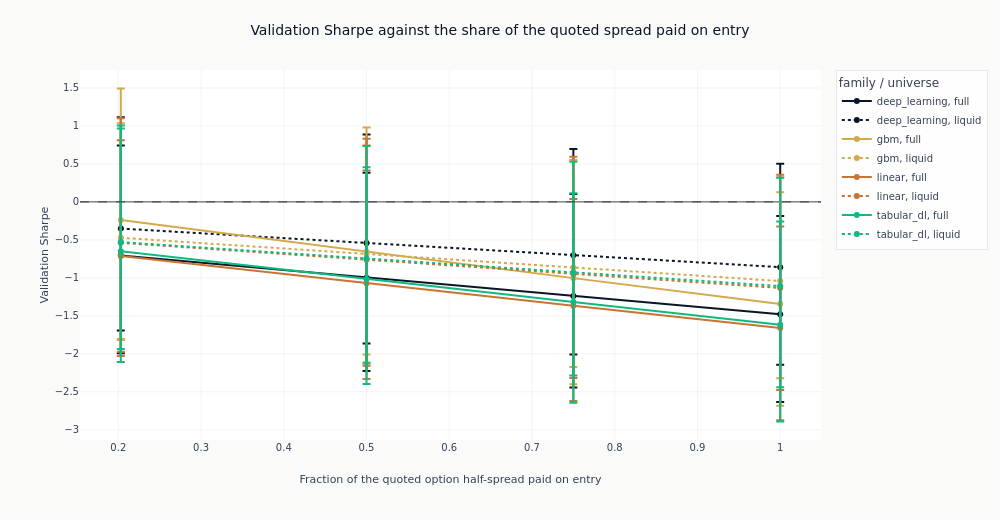

The notebook cell this image was saved under:
### Code cell
cost_figure = px.line(
    cost_curve.with_columns(
        ci95_upper=pl.col("sharpe_ci95_hi") - pl.col("sharpe"),
        ci95_lower=pl.col("sharpe") - pl.col("sharpe_ci95_lo"),
    ),
    x="spread_fraction",
    y="sharpe",
    color="family",
    line_dash="universe",
    markers=True,
    error_y="ci95_upper",
    error_y_minus="ci95_lower",
    hover_data=["backtest_hash", "sharpe_ci95_lo", "sharpe_ci95_hi"],
)
cost_figure.add_hline(y=0, line_width=1, line_dash="dash", line_color=COLORS["neutral"])
cost_figure.update_layout(
    title="Validation Sharpe against the share of the quoted spread paid on entry",
    height=520,
    width=1000,
    margin=dict(t=70),
    legend_title_text="family / universe",
)
cost_figure.update_xaxes(title_text="Fraction of the quoted option half-spread paid on entry")
cost_figure.update_yaxes(title_text="Validation Sharpe")
show_plotly_with_alt(
    cost_figure,
    "Line chart of validation Sharpe against the fraction of the quoted option half-spread paid "
    "on entry, one line per model family and option universe, each point carrying its "
    "block-bootstrap Sharpe interval as an error bar.",
)

### Figure 1 — Plotly figure (JSON) as saved in the notebook; plotly's stock layout.template omitted (floating-point values rounded to 4 significant figures)
{"data": [{"customdata": [["4b4259bd7ac9", -1.992, 0.7413], ["2509774311fa", -2.226, 0.3826], ["06f38ca73619", -2.444, 0.103], ["96f7abd129f2", -2.635, -0.1865]], "error_y": {"array": [1.448, 1.38, 1.343, 1.293], "arrayminus": [1.285, 1.228, 1.204, 1.155]}, "hovertemplate": "family=deep_learning<br>universe=full<br>spread_fraction=%{x}<br>sharpe=%{y}<br>backtest_hash=%{customdata[0]}<br>sharpe_ci95_lo=%{customdata[1]}<br>sharpe_ci95_hi=%{customdata[2]}<extra></extra>", "legendgroup": "deep_learning, full", "line": {"color": "#0a1628", "dash": "solid"}, "marker": {"symbol": "circle"}, "mode": "lines+markers", "name": "deep_learning, full", "orientation": "v", "showlegend": true, "type": "scatter", "x": [0.203, 0.5, 0.75, 1.0], "xaxis": "x", "y": [-0.7067, -0.9977, -1.24, -1.48], "yaxis": "y"}, {"customdata": [["5cd24cb567ce", -1.695, 1.115], ["d5160fc0175e", -1.866, 0.8863], ["f4a7a5d40e8f", -2.01, 0.6959], ["97ad74ee4475", -2.144, 0.502]], "error_y": {"array": [1.466, 1.428, 1.397, 1.362], "arrayminus": [1.343, 1.324, 1.309, 1.285]}, "hovertemplate": "family=deep_learning<br>universe=liquid<br>spread_fraction=%{x}<br>sharpe=%{y}<br>backtest_hash=%{customdata[0]}<br>sharpe_ci95_lo=%{customdata[1]}<br>sharpe_ci95_hi=%{customdata[2]}<extra></extra>", "legendgroup": "deep_learning, liquid", "line": {"color": "#0a1628", "dash": "dot"}, "marker": {"symbol": "circle"}, "mode": "lines+markers", "name": "deep_learning, liquid", "orientation": "v", "showlegend": true, "type": "scatter", "x": [0.203, 0.5, 0.75, 1.0], "xaxis": "x", "y": [-0.3513, -0.5417, -0.7011, -0.8596], "yaxis": "y"}, {"customdata": [["b7e69b9d0388", -1.806, 1.493], ["c08abb3f3b6e", -2.112, 0.9808], ["48b9dcff505e", -2.401, 0.5531], ["036f652717ca", -2.685, 0.1265]], "error_y": {"array": [1.733, 1.638, 1.557, 1.472], "arrayminus": [1.566, 1.455, 1.397, 1.34]}, "hovertemplate": "family=gbm<br>universe=full<br>spread_fraction=%{x}<br>sharpe=%{y}<br>backtest_hash=%{customdata[0]}<br>sharpe_ci95_lo=%{customdata[1]}<br>sharpe_ci95_hi=%{customdata[2]}<extra></extra>", "legendgroup": "gbm, full", "line": {"color": "#D4A84B", "dash": "solid"}, "marker": {"symbol": "circle"}, "mode": "lines+markers", "name": "gbm, full", "orientation": "v", "showlegend": true, "type": "scatter", "x": [0.203, 0.5, 0.75, 1.0], "xaxis": "x", "y": [-0.2398, -0.6568, -1.004, -1.346], "yaxis": "y"}, {"customdata": [["a070eb4e489a", -1.819, 1.036], ["b74f74ff1f07", -2.011, 0.7451], ["495d6129d8de", -2.173, 0.5458], ["37e3e158bc0e", -2.323, 0.324]], "error_y": {"array": [1.509, 1.431, 1.411, 1.367], "arrayminus": [1.346, 1.325, 1.309, 1.28]}, "hovertemplate": "family=gbm<br>universe=liquid<br>spread_fraction=%{x}<br>sharpe=%{y}<br>backtest_hash=%{customdata[0]}<br>sharpe_ci95_lo=%{customdata[1]}<br>sharpe_ci95_hi=%{customdata[2]}<extra></extra>", "legendgroup": "gbm, liquid", "line": {"color": "#D4A84B", "dash": "dot"}, "marker": {"symbol": "circle"}, "mode": "lines+markers", "name": "gbm, liquid", "orientation": "v", "showlegend": true, "type": "scatter", "x": [0.203, 0.5, 0.75, 1.0], "xaxis": "x", "y": [-0.4729, -0.686, -0.8648, -1.043], "yaxis": "y"}, {"customdata": [["f9e3da829d2d", -2.03, 0.8113], ["41eb5b7c84fe", -2.334, 0.4122], ["ba6c9537c74c", -2.624, 0.03783], ["797a11c0f81e", -2.875, -0.3246]], "error_y": {"array": [1.525, 1.483, 1.405, 1.335], "arrayminus": [1.317, 1.263, 1.256, 1.215]}, "hovertemplate": "family=linear<br>universe=full<br>spread_fraction=%{x}<br>sharpe=%{y}<br>backtest_hash=%{customdata[0]}<br>sharpe_ci95_lo=%{customdata[1]}<br>sharpe_ci95_hi=%{customdata[2]}<extra></extra>", "legendgroup": "linear, full", "line": {"color": "#C87533", "dash": "solid"}, "marker": {"symbol": "circle"}, "mode": "lines+markers", "name": "linear, full", "orientation": "v", "showlegend": true, "type": "scatter", "x": [0.203, 0.5, 0.75, 1.0], "xaxis": "x", "y": [-0.7135, -1.07, -1.367, -1.66], "yaxis": "y"}, {"customdata": [["29d3b2d89ced", -1.973, 1.102], ["82d2d45666c0", -2.158, 0.8299], ["379fdaca80f5", -2.319, 0.5948], ["51390695eefd", -2.478, 0.3588]], "error_y": {"array": [1.642, 1.592, 1.543, 1.492], "arrayminus": [1.434, 1.396, 1.371, 1.345]}, "hovertemplate": "family=linear<br>universe=liquid<br>spread_fraction=%{x}<br>sharpe=%{y}<br>backtest_hash=%{customdata[0]}<br>sharpe_ci95_lo=%{customdata[1]}<br>sharpe_ci95_hi=%{customdata[2]}<extra></extra>", "legendgroup": "linear, liquid", "line": {"color": "#C87533", "dash": "dot"}, "marker": {"symbol": "circle"}, "mode": "lines+markers", "name": "linear, liquid", "orientation": "v", "showlegend": true, "type": "scatter", "x": [0.203, 0.5, 0.75, 1.0], "xaxis": "x", "y": [-0.5392, -0.7621, -0.9485, -1.134], "yaxis": "y"}, {"customdata": [["7b68e065e77e", -2.107, 0.9667], ["73957127b629", -2.397, 0.4573], ["efdd03d32167", -2.645, 0.1126], ["b532accdf996", -2.892, -0.2582]], "error_y": {"array": [1.618, 1.473, 1.432, 1.36], "arrayminus": [1.456, 1.381, 1.326, 1.274]}, "hovertemplate": "family=tabular_dl<br>universe=full<br>spread_fraction=%{x}<br>sharpe=%{y}<br>backtest_hash=%{customdata[0]}<br>sharpe_ci95_lo=%{customdata[1]}<br>sharpe_ci95_hi=%{customdata[2]}<extra></extra>", "legendgroup": "tabular_dl, full", "line": {"color": "#10b981", "dash": "solid"}, "marker": {"symbol": "circle"}, "mode": "lines+markers", "name": "tabular_dl, full", "orientation": "v", "showlegend": true, "type": "scatter", "x": [0.203, 0.5, 0.75, 1.0], "xaxis": "x", "y": [-0.651, -1.016, -1.32, -1.618], "yaxis": "y"}, {"customdata": [["8e82f09cc52e", -1.936, 1.005], ["fbbe287e91ea", -2.127, 0.7368], ["aae0b0f88482", -2.286, 0.5272], ["acfbe079384b", -2.442, 0.3176]], "error_y": {"array": [1.535, 1.484, 1.456, 1.427], "arrayminus": [1.406, 1.381, 1.358, 1.333]}, "hovertemplate": "family=tabular_dl<br>universe=liquid<br>spread_fraction=%{x}<br>sharpe=%{y}<br>backtest_hash=%{customdata[0]}<br>sharpe_ci95_lo=%{customdata[1]}<br>sharpe_ci95_hi=%{customdata[2]}<extra></extra>", "legendgroup": "tabular_dl, liquid", "line": {"color": "#10b981", "dash": "dot"}, "marker": {"symbol": "circle"}, "mode": "lines+markers", "name": "tabular_dl, liquid", "orientation": "v", "showlegend": true, "type": "scatter", "x": [0.203, 0.5, 0.75, 1.0], "xaxis": "x", "y": [-0.5297, -0.7469, -0.9287, -1.109], "yaxis": "y"}], "layout": {"height": 520, "legend": {"title": {"text": "family / universe"}, "tracegroupgap": 0}, "margin": {"t": 70}, "shapes": [{"line": {"color": "#334155", "dash": "dash", "width": 1}, "type": "line", "x0": 0, "x1": 1, "xref": "x domain", "y0": 0, "y1": 0, "yref": "y"}], "title": {"text": "Validation Sharpe against the share of the quoted spread paid on entry"}, "width": 1000, "xaxis": {"anchor": "y", "domain": [0.0, 1.0], "title": {"text": "Fraction of the quoted option half-spread paid on entry"}}, "yaxis": {"anchor": "x", "domain": [0.0, 1.0], "title": {"text": "Validation Sharpe"}}}}
